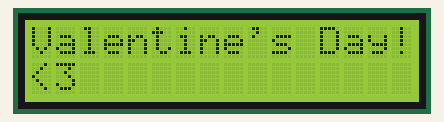
The sketch below on a simulated Arduino Uno, built with avr-gcc and run on an emulated ATmega328P. Shown: 16×2 character LCD.

Above: at 0.1 s.
At 1.1 s:
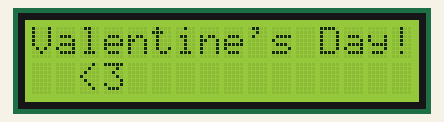
At 2.1 s:
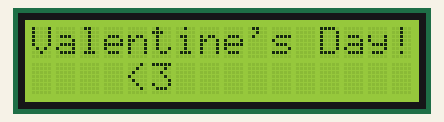
At 4.1 s:
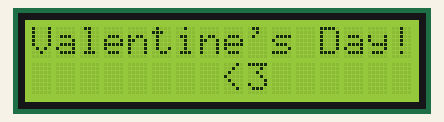
At 6.1 s:
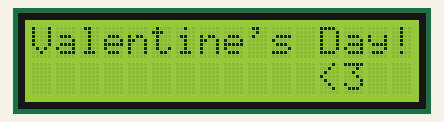
At 8.2 s:
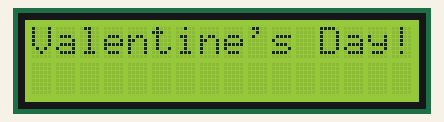

Measured:
- by itself, everything shown: repeats every 9.0 s, in 10 steps
- what the display in image 1 shows lasts 1.0 s, from 1.1 s to 2.1 s

The sketch:

scrolling_text.ino
```cpp
// include the library code:
#include <LiquidCrystal.h>
// initialize the library with the numbers of the interface pins
LiquidCrystal lcd(12, 11, 5, 4, 3, 2);
void setup() {
  lcd.begin(16, 2);
}
void loop() {
  for(int i = 0; i<=16; i+=2){
    //lcd.autoscroll();
    lcd.setCursor(0, 0);
    lcd.print("Valentine's Day!");
    //lcd.noAutoscroll();
    lcd.setCursor(i, 1);
    lcd.print("<3");
    delay(1000);
    lcd.clear();
  }
}
```
